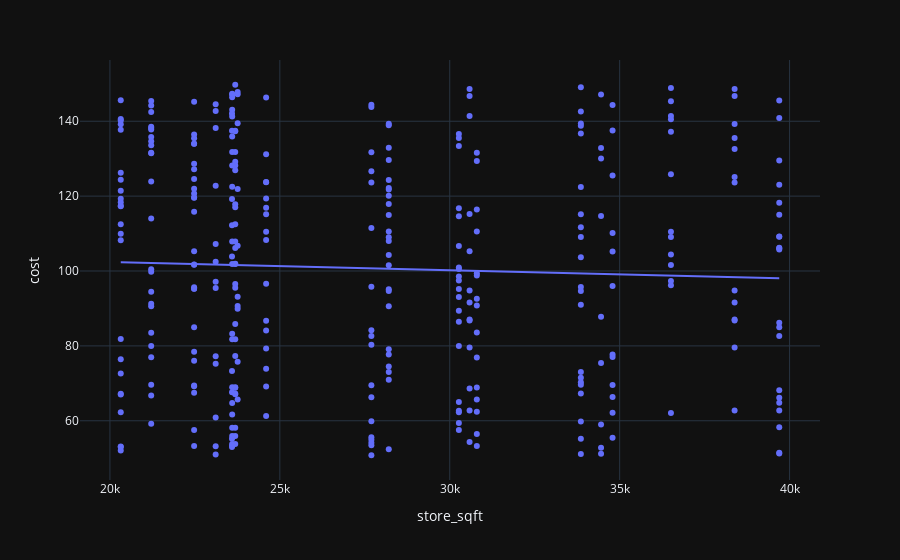

Write notebook code for a chart like this one.
### Code cell
import plotly.express as px

sub = df[['store_sqft','cost']].drop_duplicates()

fig = px.scatter(sub, x='store_sqft', y='cost',
                 trendline='ols')
fig.show()

### Figure 1 — Plotly figure (JSON) as saved in the notebook; plotly's stock layout.template omitted (floating-point values rounded to 4 significant figures; data arrays with more than 128 entries replaced by an {"elided": "..."} marker saying what was removed)
{"data": [{"hovertemplate": "store_sqft=%{x}<br>cost=%{y}<extra></extra>", "legendgroup": "", "marker": {"color": "#636efa", "symbol": "circle"}, "mode": "markers", "name": "", "orientation": "v", "showlegend": false, "x": {"elided": "348 float values"}, "xaxis": "x", "y": {"elided": "348 float values"}, "yaxis": "y", "type": "scatter"}, {"hovertemplate": "<b>OLS trendline</b><br>cost = -0.000219415 * store_sqft + 106.781<br>R<sup>2</sup>=0.001928<br><br>store_sqft=%{x}<br>cost=%{y} <b>(trend)</b><extra></extra>", "legendgroup": "", "marker": {"color": "#636efa", "symbol": "circle"}, "mode": "lines", "name": "", "showlegend": false, "x": {"elided": "348 float values"}, "xaxis": "x", "y": {"elided": "348 float values"}, "yaxis": "y", "type": "scatter"}], "layout": {"xaxis": {"anchor": "y", "domain": [0.0, 1.0], "title": {"text": "store_sqft"}}, "yaxis": {"anchor": "x", "domain": [0.0, 1.0], "title": {"text": "cost"}}, "legend": {"tracegroupgap": 0}, "margin": {"t": 60}}}
